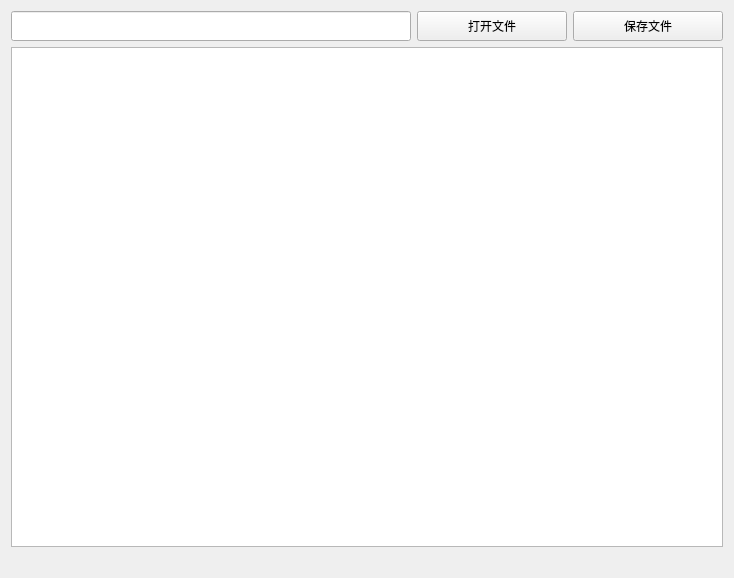
<?xml version="1.0" encoding="UTF-8"?>
<ui version="4.0">
 <class>MyWidget</class>
 <widget class="QWidget" name="MyWidget">
  <property name="geometry">
   <rect>
    <x>0</x>
    <y>0</y>
    <width>734</width>
    <height>578</height>
   </rect>
  </property>
  <property name="windowTitle">
   <string>MyWidget</string>
  </property>
  <layout class="QGridLayout" name="gridLayout">
   <item row="2" column="0">
    <widget class="QLabel" name="lb_Status">
     <property name="text">
      <string/>
     </property>
    </widget>
   </item>
   <item row="0" column="0">
    <layout class="QVBoxLayout" name="verticalLayout">
     <item>
      <layout class="QHBoxLayout" name="horizontalLayout">
       <item>
        <widget class="QLineEdit" name="le_FilePath">
         <property name="minimumSize">
          <size>
           <width>400</width>
           <height>30</height>
          </size>
         </property>
         <property name="maximumSize">
          <size>
           <width>5000</width>
           <height>30</height>
          </size>
         </property>
        </widget>
       </item>
       <item>
        <widget class="QPushButton" name="pb_SelectFile">
         <property name="minimumSize">
          <size>
           <width>150</width>
           <height>30</height>
          </size>
         </property>
         <property name="maximumSize">
          <size>
           <width>120</width>
           <height>30</height>
          </size>
         </property>
         <property name="text">
          <string>打开文件</string>
         </property>
        </widget>
       </item>
       <item>
        <widget class="QPushButton" name="pb_SaveFile">
         <property name="minimumSize">
          <size>
           <width>150</width>
           <height>30</height>
          </size>
         </property>
         <property name="maximumSize">
          <size>
           <width>120</width>
           <height>30</height>
          </size>
         </property>
         <property name="text">
          <string>保存文件</string>
         </property>
        </widget>
       </item>
      </layout>
     </item>
    </layout>
   </item>
   <item row="1" column="0">
    <widget class="QTextEdit" name="textEdit">
     <property name="minimumSize">
      <size>
       <width>600</width>
       <height>500</height>
      </size>
     </property>
    </widget>
   </item>
  </layout>
 </widget>
 <layoutdefault spacing="6" margin="11"/>
 <resources/>
 <connections/>
</ui>
